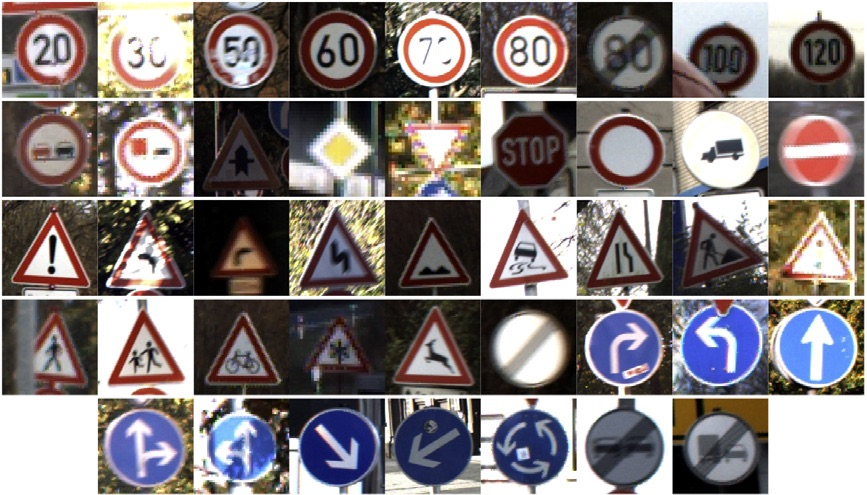
#> input picture classes.jpg, 867 x 495 px; its folder holds only this picture in this run
$ python -i GTSRB_h5.py   (imports and definitions only)
#> lines starting #> are read from the running program, lines starting #| are printed output that depends on the picture
# Script to make hdf5 files from training and test set
import numpy as np
from skimage import io, color, exposure, transform
import pandas as pd
import os
import glob
import h5py


NUM_CLASSES = 43
IMG_SIZE = 48

def preprocess_img(img):
    # Histogram normalization in y
    hsv = color.rgb2hsv(img)
#> hsv: shape (495, 867, 3) float64; mean of channels 0, 1, 2 0.312, 0.256, 0.54
    hsv[:,:,2] = exposure.equalize_hist(hsv[:,:,2])
#> hsv: shape (495, 867, 3) float64; mean of channels 0, 1, 2 0.312, 0.256, 0.517
    img = color.hsv2rgb(hsv)
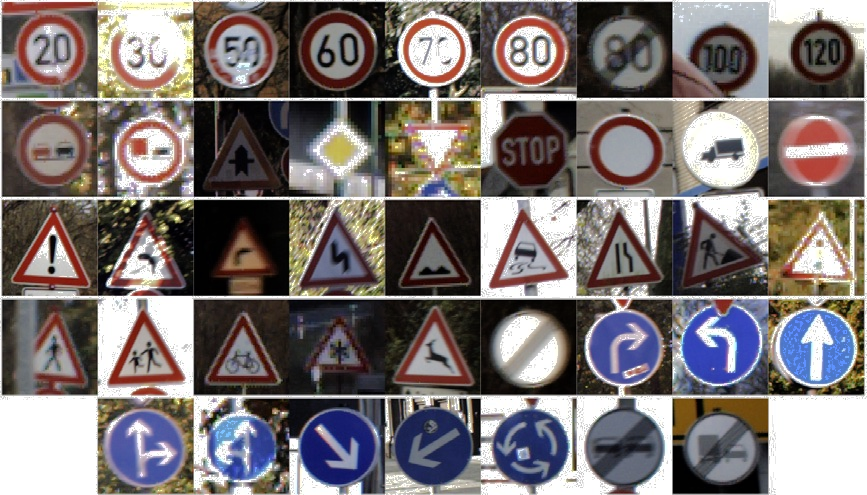
#> img: shape (495, 867, 3) float64; mean R, G, B 0.485, 0.455, 0.453

    # central scrop
    min_side = min(img.shape[:-1])
#> min_side = 495
    centre = img.shape[0]//2, img.shape[1]//2
#> centre = (247, 433)
    img = img[centre[0]-min_side//2:centre[0]+min_side//2,
              centre[1]-min_side//2:centre[1]+min_side//2,
              :]
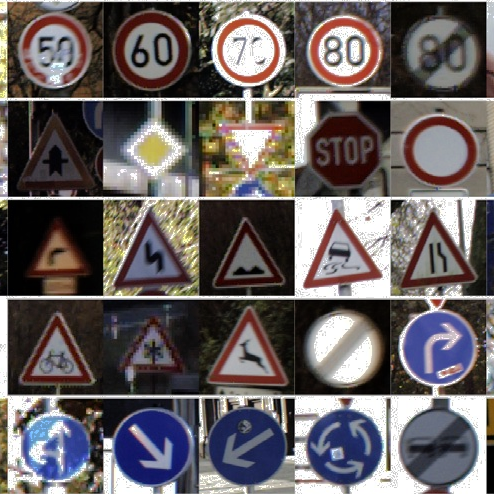
#> img: shape (494, 494, 3) float64; mean R, G, B 0.411, 0.385, 0.386

    # rescale to standard size
    img = transform.resize(img, (IMG_SIZE, IMG_SIZE))
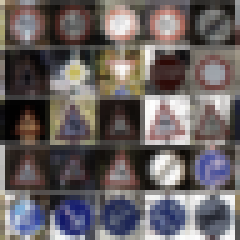
#> img: shape (48, 48, 3) float64 (shown 5 times larger); mean R, G, B 0.411, 0.384, 0.386

    # roll color axis to axis 0
    img = np.rollaxis(img,-1)

    return img


def get_class(img_path):
    return int(img_path.split('/')[-2])

# [43 lines not run here, left out]

>>> import cv2
>>> picture = cv2.cvtColor(cv2.imread('classes.jpg'), cv2.COLOR_BGR2RGB)
>>> result = preprocess_img(picture)
